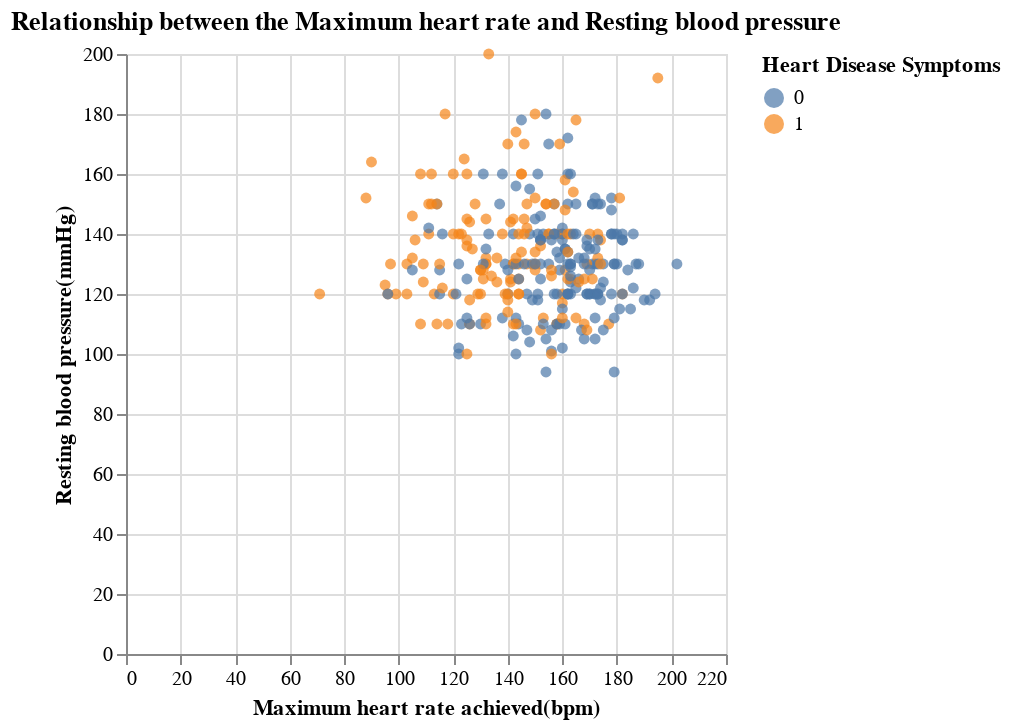

Notebook code for this chart:
### Markdown cell above
***Fig. 16***: Scatter Plot of the Relationship between Serum Cholesterol and Maximum Heart Rate Achieved colour-coded by presence/absence Heart Disease symptoms.

### Code cell
#looking at other combos starting with thalach
#exploring relationship between trestbps and trest bps for diagnosis

thal_chol_plot = alt.Chart(clean_heart_disease).mark_circle(opacity =0.7).encode(
    x=alt.X("thalach").title("Maximum heart rate achieved(bpm)"),
    y=alt.Y("trestbps").title("Resting blood pressure(mmHg)"),
    color=alt.Color("num:N").title("Heart Disease Symptoms")
).properties(title='Relationship between the Maximum heart rate and Resting blood pressure')
thal_chol_plot

### Figure 1 — Vega-Lite specification as saved in the notebook (floating-point values rounded to 4 significant figures; data arrays with more than 128 entries replaced by an {"elided": "..."} marker saying what was removed)
{"config": {"view": {"continuousWidth": 300, "continuousHeight": 300}}, "data": {"name": "data-727cf400ba6425c270c06be88e9d8bb7"}, "mark": {"type": "circle", "opacity": 0.7}, "encoding": {"color": {"field": "num", "title": "Heart Disease Symptoms", "type": "nominal"}, "x": {"field": "thalach", "title": "Maximum heart rate achieved(bpm)", "type": "quantitative"}, "y": {"field": "trestbps", "title": "Resting blood pressure(mmHg)", "type": "quantitative"}}, "title": "Relationship between the Maximum heart rate and Resting blood pressure", "$schema": "https://vega.github.io/schema/vega-lite/v5.16.3.json", "datasets": {"data-727cf400ba6425c270c06be88e9d8bb7": {"elided": "303 records"}}}
